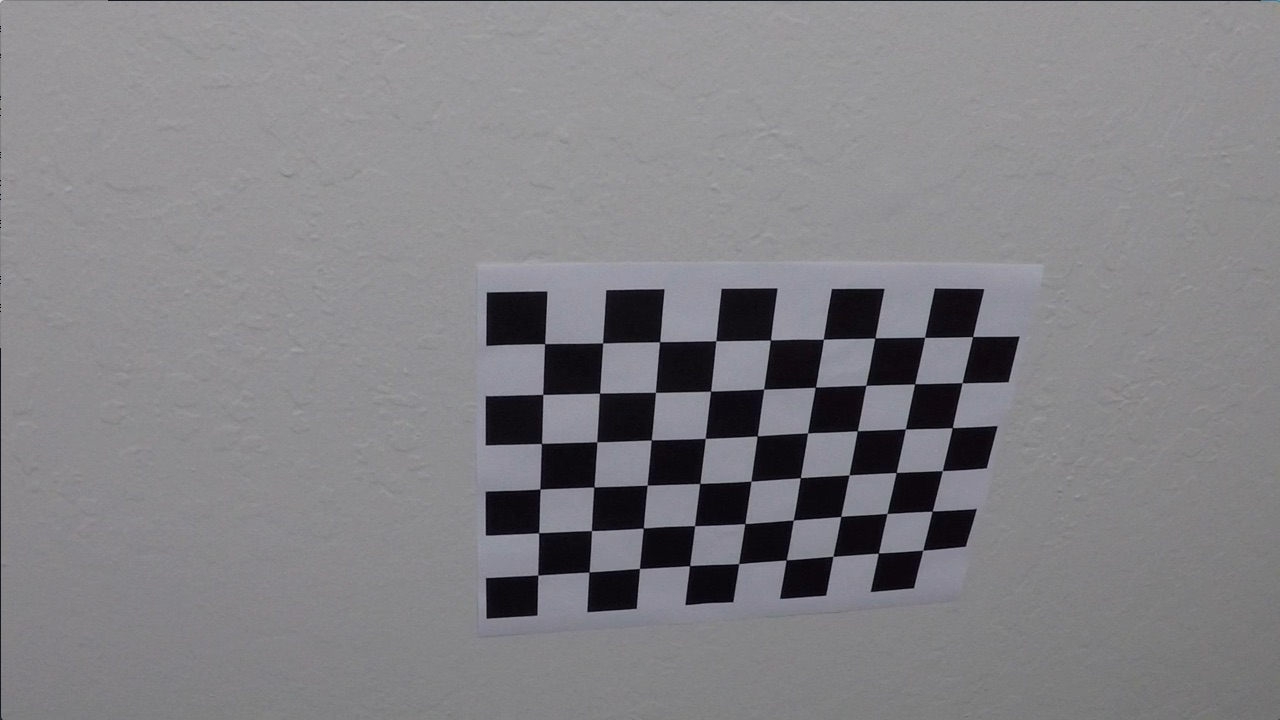
#> input picture camera_cal/calibration10.jpg, 1280 x 720 px; its folder holds only this picture in this run
$ jupyter execute --allow-errors Advanced-lane-lines.ipynb   (shell and % lines are left out)   (older library calls are emulated)
#> lines starting #> are read from the running program, lines starting #| are printed output that depends on the picture; after the words box and inside, x2 and y2 are one past the last pixel; in counts of white or black regions, pixels touching at a corner belong together
[cell 1]
import numpy as np
import cv2
import glob
import pickle
import matplotlib.pyplot as plt
import matplotlib.image as mpimg

# Camera calibration and Undistort

## Camera Calibration

[cell 2]
def camera_calibration(images, nx, ny):
#> called with nx = 9, ny = 6
    objp = np.zeros((ny*nx, 3), np.float32)
    objp[:, :2] = np.mgrid[0:nx, 0:ny].transpose().reshape(-1, 2)
    objpoints = []
    imgpoints = []
    img_size = (1280, 720)

    for frame in images:
        img = cv2.imread(frame)
#> img is the input picture: shape (720, 1280, 3); mean B, G, R 133.1, 129.4, 130.2
        gray = cv2.cvtColor(img, cv2.COLOR_BGR2GRAY)
        ret, corners = cv2.findChessboardCorners(gray, (nx, ny), None)
#> ret = True; corners = 54 rows, first 8: [545.3, 343.1], [602.7, 342.8], [660.1, 341.3], [715.8, 340.7], [770.6, 340], [823.5, 339.2], [874.3, 338.5], [925.1, 337.4]

        if ret:
            objpoints.append(objp)
            imgpoints.append(corners)

    ret, mtx, dist, rvecs, tvecs = cv2.calibrateCamera(objpoints, imgpoints, img_size, None, None)
#> ret = 0.68; mtx = [[1143.7, 0, 681.7], [0, 1109.2, 367.7], [0, 0, 1]]; dist = [[-0.515, 2.99, -0.00876, 0.00937, 1.41]]; rvecs = ([0.451, -0.252, 0.0361],); tvecs = ([-2.31, -0.422, 19.12],)

    return mtx, dist

images = glob.glob("camera_cal/calibration*.jpg")
mtx, dist = camera_calibration(images, 9, 6)
#> dist = [[-0.515, 2.99, -0.00876, 0.00937, 1.41]]

## Undistort

[cell 3]
img = cv2.imread("camera_cal/calibration1.jpg")
#> (the rest of this cell did not finish here and is left out)

# Perspective Transform

[cell 4]
img = cv2.imread("test_images/s1.jpg")
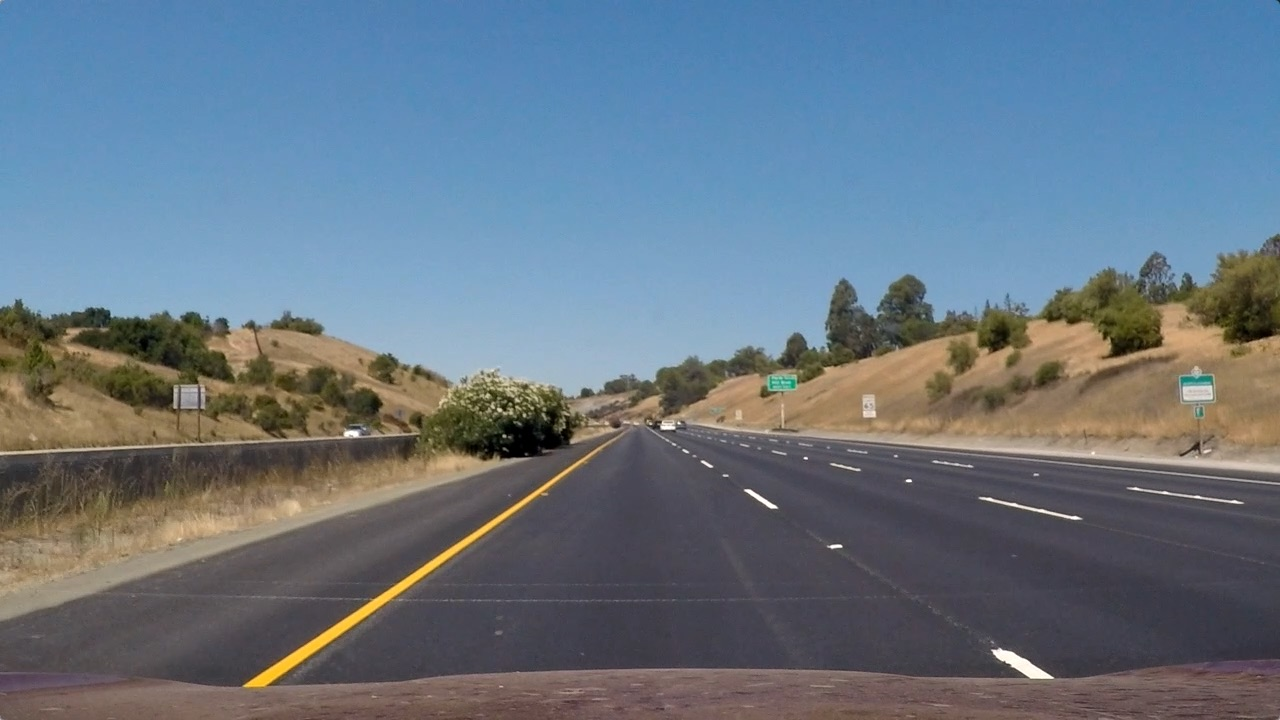
#> input picture test_images/s1.jpg, 1280 x 720 px
#> img is the input picture: shape (720, 1280, 3); mean B, G, R 131.2, 117.7, 103.2
plt.imshow(img)
nx = 9
ny = 6

[cell 5]
def corners_unwarp(undist, nx, ny, mtx, dist):
#> called with nx = 9, ny = 6, mtx = array of shape (3, 3), dist = array of shape (1, 5)
    gray = cv2.cvtColor(undist, cv2.COLOR_BGR2GRAY)
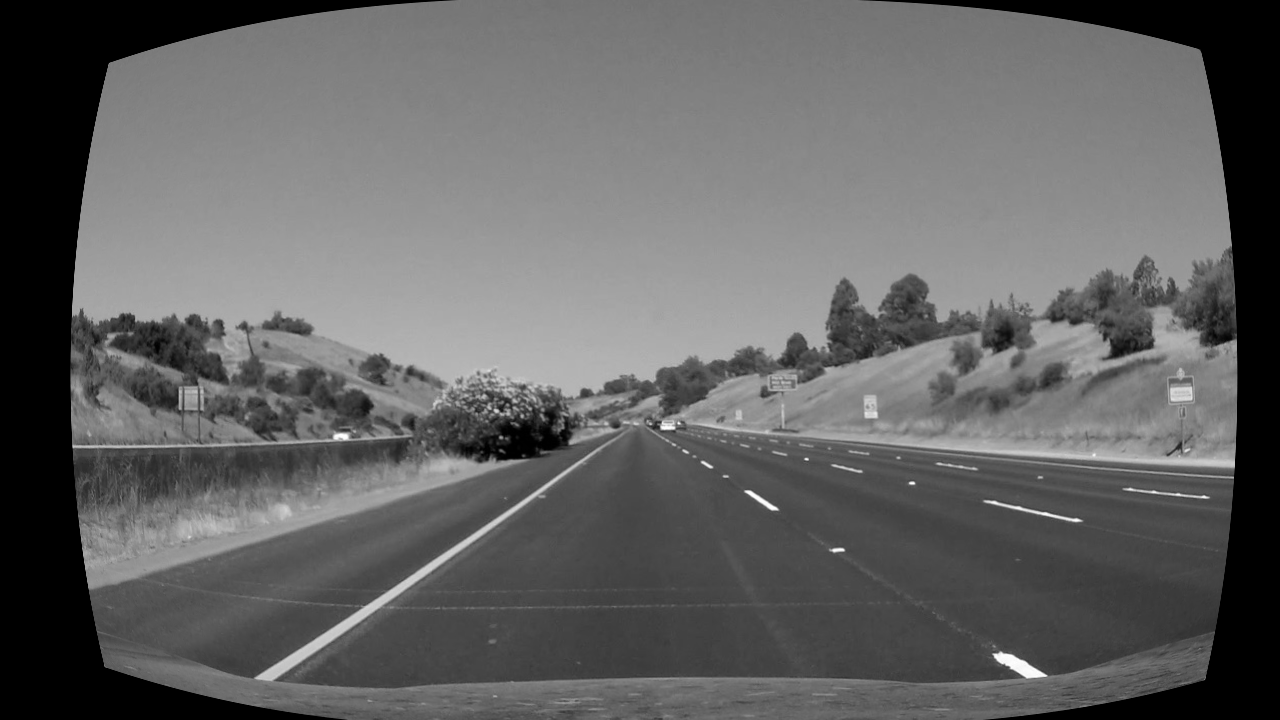
#> gray: shape (720, 1280); min 0, max 255, mean 99.4
    ret, corners = cv2.findChessboardCorners(gray, (nx, ny), None)
#> ret = False; corners = None
    if ret:
        cv2.drawChessboardCorners(undist, (nx, ny), corners, ret)
        src = np.float32([corners[0][0], corners[nx - 1][0], corners[-1][0], corners[-nx][0]])
        dst = np.float32([[100, 100], [1150,100], [1150, 850], [100, 850]])
        M = cv2.getPerspectiveTransform(src, dst)
        warped = cv2.warpPerspective(undist, M, (1280, 720), flags=cv2.INTER_LINEAR)

    return warped, M

[cell 6]
img = cv2.imread("test_images/s1.jpg")
undist = cv2.undistort(img, mtx, dist, None, mtx)

#> (the rest of this cell did not finish here and is left out)

# Sobel

[cell 7]
img = cv2.imread("sobeltest.jpg")
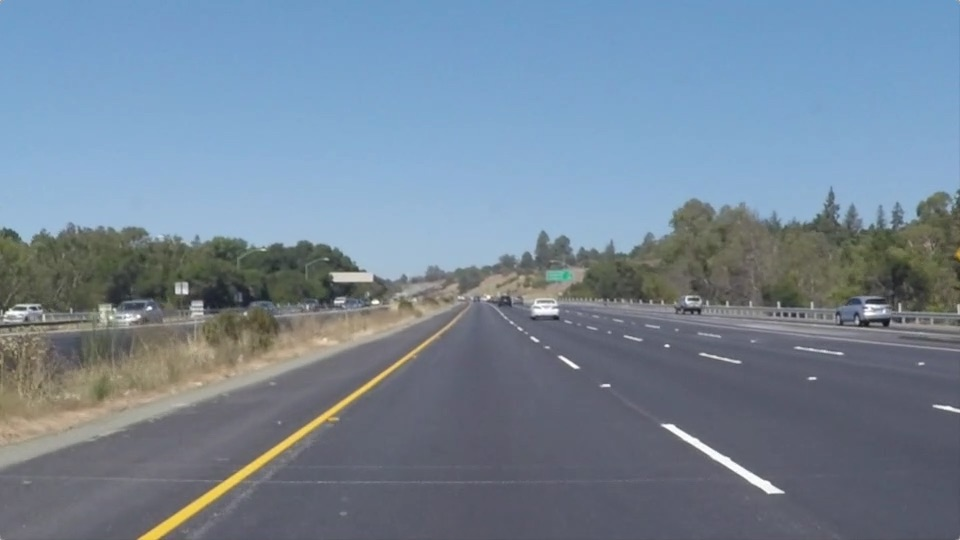
#> input picture sobeltest.jpg, 960 x 540 px
#> img is the input picture: shape (540, 960, 3); mean B, G, R 150.8, 133.6, 116.5

def abs_sobel_thresh(img, orient='x', sobel_kernel=3, thresh_min=0, thresh_max=255):
#> called with orient = 'x', sobel_kernel = 9, thresh_min = 30, thresh_max = 100
    gray = cv2.cvtColor(img, cv2.COLOR_BGR2GRAY)
#> gray: shape (540, 960)
    blur = cv2.GaussianBlur(gray, (3, 3), 0)
    if (orient=='x'):
        sobel = cv2.Sobel(blur, cv2.CV_64F, 1, 0, ksize=sobel_kernel)
    else:
        sobel = cv2.Sobel(blur, cv2.CV_64F, 0, 1, ksize=sobel_kernel)
    abs_sobel = np.absolute(sobel)
    scaled_sobel = np.uint8(255 * abs_sobel / np.max(abs_sobel))
    binary = np.zeros_like(scaled_sobel)
    binary[(scaled_sobel >= thresh_min) & (scaled_sobel <= thresh_max)] = 1
    return binary

sxbinary = abs_sobel_thresh(img, orient='x', sobel_kernel=9, thresh_min=30, thresh_max=100)
#> sxbinary: shape (540, 960); values 0 (black) and 1 (white), 4.7% white; 730 white regions (443 under 20 px), largest, box (x1, y1, x2, y2) and area: (135, 307, 468, 540) 3667, (658, 422, 787, 496) 851, (851, 296, 877, 327) 263
sybinary = abs_sobel_thresh(img, orient='y', sobel_kernel=9, thresh_min=30, thresh_max=100)
#> sybinary: shape (540, 960); values 0 (black) and 1 (white), 6.1% white; 468 white regions (285 under 20 px), largest, box (x1, y1, x2, y2) and area: (137, 309, 465, 539) 3244, (120, 304, 464, 428) 1883, (240, 238, 502, 287) 1823

f, (ax1, ax2) = plt.subplots(1, 2, figsize=(24, 9))
f.tight_layout()
ax1.imshow(sxbinary, cmap='gray')
ax1.set_title('sobel X', fontsize=30)
ax2.imshow(sybinary, cmap='gray')
ax2.set_title('sobel Y', fontsize=30)

[cell 8]
img = cv2.imread("sobeltest.jpg")
img = cv2.cvtColor(img, cv2.COLOR_BGR2RGB)

def mag_thresh(img, sobel_kernel= 3, thresh_min=0, thresh_max=255):
#> called with sobel_kernel = 9, thresh_min = 30, thresh_max = 100
    gray = cv2.cvtColor(img, cv2.COLOR_BGR2GRAY)
    blur = cv2.GaussianBlur(gray, (3, 3), 0)
    sobelx = cv2.Sobel(blur, cv2.CV_64F, 1, 0, ksize=sobel_kernel)
    sobely = cv2.Sobel(blur, cv2.CV_64F, 0, 1, ksize=sobel_kernel)
    sobel = np.sqrt(sobelx**2 + sobely**2)
    scaled_sobel = np.uint8(255 * sobel / np.max(sobel))
    binary = np.zeros_like(scaled_sobel)
    binary[(scaled_sobel >= thresh_min) & (scaled_sobel <= thresh_max)] = 1
    return binary

mag_binary = mag_thresh(img, sobel_kernel=9, thresh_min=30, thresh_max=100)
#> mag_binary: shape (540, 960); values 0 (black) and 1 (white), 8% white; 383 white regions (259 under 20 px), largest, box (x1, y1, x2, y2) and area: (0, 186, 960, 360) 24317, (136, 306, 469, 540) 3000, (0, 303, 465, 471) 2592

f, (ax1, ax2) = plt.subplots(1, 2, figsize=(24, 9))
f.tight_layout()
ax1.imshow(img, cmap='gray')
ax1.set_title('origin', fontsize=30)
ax2.imshow(mag_binary, cmap='gray')
ax2.set_title('binary', fontsize=30)

# Direction

[cell 9]
img = cv2.imread("sobeltest.jpg")
img = cv2.cvtColor(img, cv2.COLOR_BGR2RGB)

def dir_thresh(img, sobel_kernel= 3, thresh_min=0, thresh_max=255):
#> called with sobel_kernel = 15, thresh_min = 0.7, thresh_max = 1.3
    gray = cv2.cvtColor(img, cv2.COLOR_BGR2GRAY)
    blur = cv2.GaussianBlur(gray, (3, 3), 0)
    sobelx = cv2.Sobel(blur, cv2.CV_64F, 1, 0, ksize=sobel_kernel)
    sobely = cv2.Sobel(blur, cv2.CV_64F, 0, 1, ksize=sobel_kernel)
    gradir = np.arctan2(np.absolute(sobely), np.absolute(sobelx))
#     scaled_gradir = np.uint8(np.pi * gradir / 2 * np.max(gradir))
#     why not normalized?
    binary = np.zeros_like(gradir)
    binary[(gradir >= thresh_min) & (gradir <= thresh_max)] = 1
    return binary

dir_binary = dir_thresh(img, sobel_kernel=15, thresh_min=0.7, thresh_max=1.3)
#> dir_binary: shape (540, 960) float64; values 0 (black) and 1 (white), 39% white; 3338 white regions (2554 under 20 px), largest, box (x1, y1, x2, y2) and area: (1, 236, 573, 539) 41672, (537, 308, 810, 539) 11053, (285, 153, 444, 306) 4242

f, (ax1, ax2) = plt.subplots(1, 2, figsize=(24, 9))
f.tight_layout()
ax1.imshow(img, cmap='gray')
ax1.set_title('origin', fontsize=30)
ax2.imshow(dir_binary, cmap='gray')
ax2.set_title('binary', fontsize=30)

# Combine Thresholds
Now consider how to use various aspects of your gradient measurements(x, y, magnitude, direction) to isolate lane-line pixels. Specifically, think about how you can use **thresholds of the x and y gradients** or **the overall gradient magnitude and direction** to focus on pixels that are likely to be part of the lane lines.

[cell 10]
img = cv2.imread("signs_vehicles_xygrad.jpg")
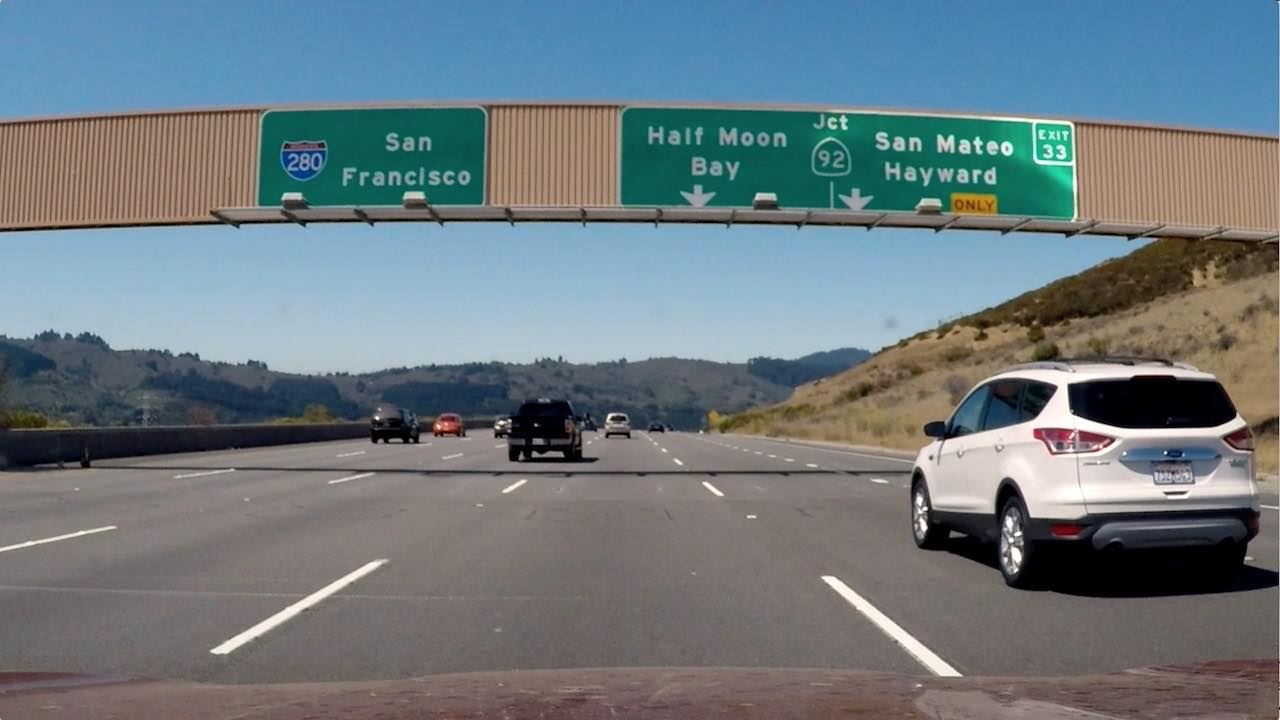
#> input picture signs_vehicles_xygrad.jpg, 1280 x 720 px
#> img is the input picture: shape (720, 1280, 3); mean B, G, R 127.4, 121.6, 109.2
img = cv2.cvtColor(img, cv2.COLOR_BGR2RGB)

sx_binary = abs_sobel_thresh(img, orient='x', sobel_kernel=9, thresh_min=30, thresh_max=100)
#> sx_binary: shape (720, 1280); values 0 (black) and 1 (white), 4.4% white; 1261 white regions (810 under 20 px), largest, box (x1, y1, x2, y2) and area: (955, 499, 1027, 589) 1133, (908, 440, 935, 550) 1036, (819, 575, 941, 677) 901
sy_binary = abs_sobel_thresh(img, orient='y', sobel_kernel=9, thresh_min=30, thresh_max=100)
#> sy_binary: shape (720, 1280); values 0 (black) and 1 (white), 8.4% white; 676 white regions (353 under 20 px), largest, box (x1, y1, x2, y2) and area: (0, 207, 1222, 243) 8268, (0, 456, 929, 495) 6711, (562, 241, 1158, 368) 3520
mag_binary = mag_thresh(img, sobel_kernel=9, thresh_min=30, thresh_max=100)
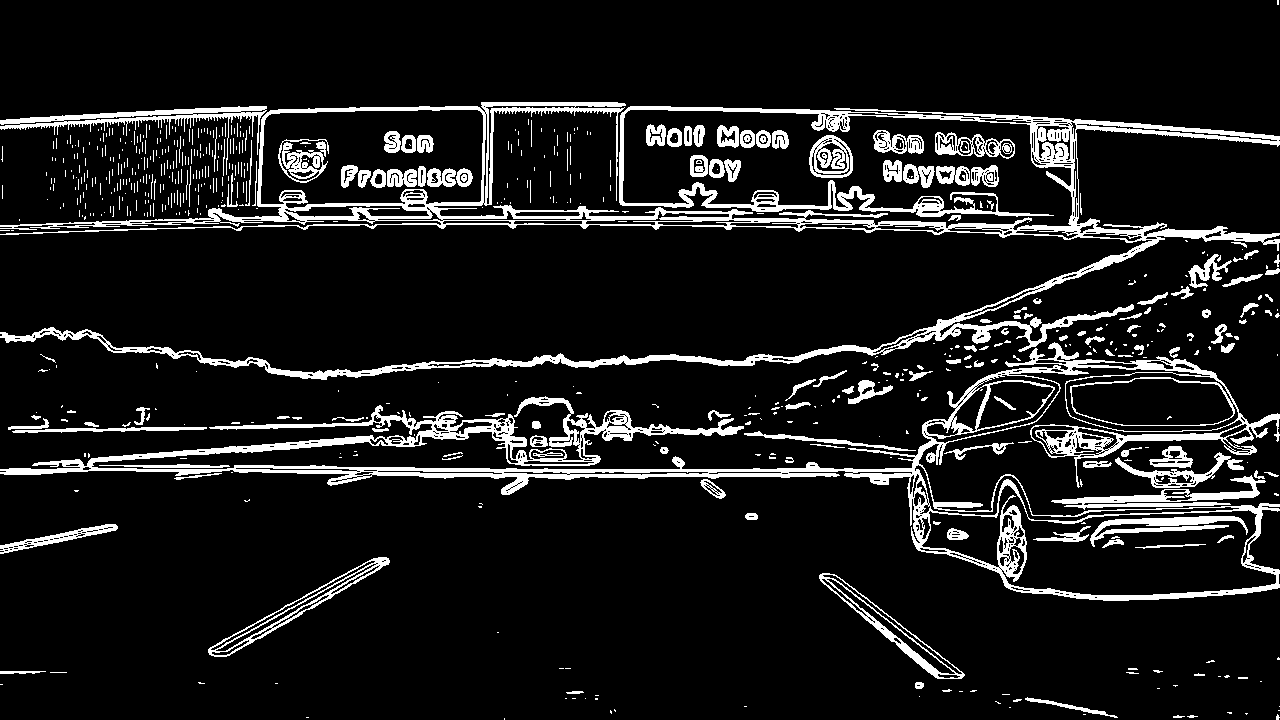
#> mag_binary: shape (720, 1280); values 0 (black) and 1 (white), 10.4% white; 641 white regions (487 under 20 px), largest, box (x1, y1, x2, y2) and area: (0, 102, 1280, 380) 33069, (0, 342, 1280, 601) 28865, (0, 106, 267, 175) 2700
dir_binary = dir_thresh(img, sobel_kernel=15, thresh_min=0.7, thresh_max=1.3)
combined = np.zeros_like(dir_binary)
# threshold of x,y gradient or magnitude and direction
combined[((sx_binary == 1) & (sy_binary == 1)) | ((mag_binary == 1) & (dir_binary == 1))] = 1

f, axs = plt.subplots(2, 3, figsize=(24, 9))
axs[0, 0].imshow(img), axs[0, 0].set_title('origin', fontsize=30)
axs[0, 1].imshow(sx_binary, cmap='gray') ,axs[0, 1].set_title('sobel x', fontsize=30)
axs[0, 2].imshow(sy_binary, cmap='gray'), axs[0, 2].set_title('sobel y', fontsize=30)
axs[1, 0].imshow(mag_binary, cmap='gray'), axs[1, 0].set_title('magnitude', fontsize=30)
axs[1, 1].imshow(dir_binary, cmap='gray'), axs[1, 1].set_title('direction', fontsize=30)
axs[1, 2].imshow(combined, cmap='gray'), axs[1, 2].set_title('combine', fontsize=30)
plt.subplots_adjust(left=0, right=1, top=0.9, bottom=0.0)

# Color Space (HLS)

[cell 11]
img = mpimg.imread("signs_vehicles_xygrad.jpg")
gray = cv2.cvtColor(img, cv2.COLOR_RGB2GRAY)
binary = np.zeros_like(gray)
binary[(gray > 180) & (gray < 255)] = 1

f, (ax1, ax2) = plt.subplots(1, 2, figsize=(24, 9))
ax1.imshow(gray, cmap='gray')
ax1.set_title('origin', fontsize=30)
ax2.imshow(binary, cmap='gray')
ax2.set_title('binary', fontsize=30)

## RGB

[cell 12]
R = img[:,:,0]
G = img[:,:,1]
B = img[:,:,2]

R_binary = np.zeros_like(R)
G_binary = np.zeros_like(G)
B_binary = np.zeros_like(B)
R_binary[(R > 200) & (R < 255)] = 1
G_binary[(G > 200) & (G < 255)] = 1
B_binary[(B > 200) & (B < 255)] = 1

f, axs = plt.subplots(2, 3, figsize=(24, 9))
# f.tight_layout()
axs[0, 0].imshow(R, cmap='gray'), axs[0, 0].set_title('R', fontsize=30)
axs[0, 1].imshow(G, cmap='gray'), axs[0, 1].set_title('G', fontsize=30)
axs[0, 2].imshow(B, cmap='gray'), axs[0, 2].set_title('B', fontsize=30)
axs[1, 0].imshow(R_binary, cmap='gray') ,axs[1, 0].set_title('R binary', fontsize=30)
axs[1, 1].imshow(G_binary, cmap='gray'), axs[1, 1].set_title('G binary', fontsize=30)
axs[1, 2].imshow(B_binary, cmap='gray'), axs[1, 2].set_title('B binary', fontsize=30)
plt.subplots_adjust(left=0, right=1, top=0.9, bottom=0.0)

## HLS

[cell 13]
hls = cv2.cvtColor(img, cv2.COLOR_RGB2HLS)
H = hls[:,:,0]
L = hls[:,:,1]
S = hls[:,:,2]

def hls_thresh(channel, thresh_min, thresh_max):
    binary = np.zeros_like(channel)
    binary[(channel > thresh_min) & (channel <= thresh_max)] = 1
    return binary

H_binary = hls_thresh(H, 15, 100)
L_binary = hls_thresh(L, 90, 255)
S_binary = hls_thresh(S, 90, 255)

f, axs = plt.subplots(2, 3, figsize=(24, 9))
axs[0, 0].imshow(H, cmap='gray'), axs[0, 0].set_title('H', fontsize=30)
axs[0, 1].imshow(L, cmap='gray'), axs[0, 1].set_title('L', fontsize=30)
axs[0, 2].imshow(S, cmap='gray'), axs[0, 2].set_title('S', fontsize=30)
axs[1, 0].imshow(H_binary, cmap='gray') ,axs[1, 0].set_title('H binary', fontsize=30)
axs[1, 1].imshow(L_binary, cmap='gray'), axs[1, 1].set_title('L binary', fontsize=30)
axs[1, 2].imshow(S_binary, cmap='gray'), axs[1, 2].set_title('S binary', fontsize=30)

# Color and Gradient

[cell 14]
# img shound be undistorted
hls = cv2.cvtColor(img, cv2.COLOR_RGB2HLS)
bgr = cv2.cvtColor(img, cv2.COLOR_RGB2BGR)
s_channel = hls[:,:,2]

sxbinary = abs_sobel_thresh(bgr, orient='x', sobel_kernel=3, thresh_min=20, thresh_max=100)
s_binary = hls_thresh(s_channel, 170, 255)
